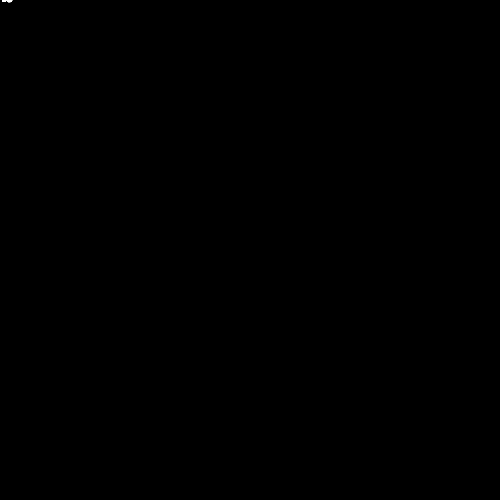
Frame 1 (no input)
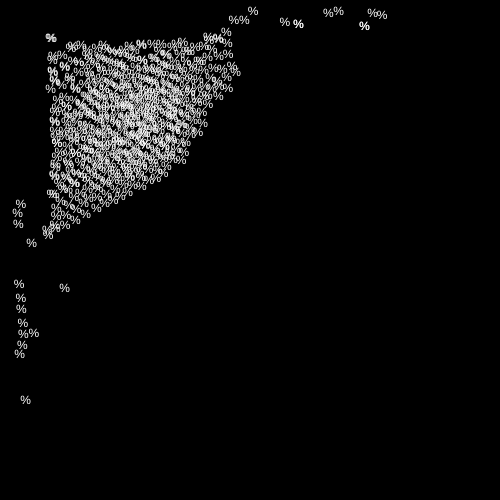
Frame 60 (no input)
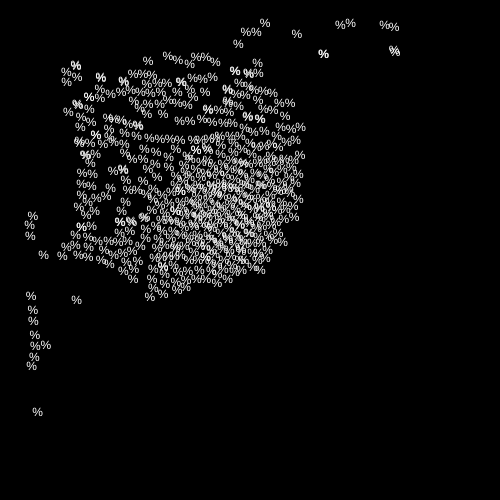
Frame 120 (the mouse pressed at the canvas centre since frame 60)

The p5.js sketch that drew these frames (run headless with seeded random() and noise() and a simulated clock; from frame 60 on, the mouse is pressed at the canvas centre):

// p5.js sketch
// ── sketch.js
// https://editor.p5js.org/jht9629-nyu/sketches/16fjJQcFt
// matt-parker-09_19-Herd
// https://github.com/madparker/-p5t/blob/main/%23p5t/ArtSketch/09_19_2020/Herd/Herd.pde
// #p5t/ArtSketch/09_19_2020/Herd/Herd.pde

class P {
  constructor() {
    this.x = 0;
    this.y = 0;
    this.u = 0;
    this.s = 0;
  }

  d() {
    this.s = this.u = 0.2;
    for (const o of p)
      if (dist(o.x, o.y, this.x, this.y) < 9) {
        this.s += (this.x - o.x) / 4;
        this.u += (this.y - o.y) / 4;
      }
    this.x += this.s < 0.1 ? random(2) : this.s;
    this.y += this.u < 0.1 ? random(2) : this.u;
    this.x %= c;
    this.y %= c;
    text('%', this.x, this.y);
  }
}

let i = 0,
  c = 500;
let p = new Array(c);

function setup() {
  createCanvas(500, 500); // frame.setSize(500, 500) in draw()
  fill(255); // Processing's default fill; p5 draws text black until fill() is called
}

function draw() {
  while (i < c) p[i++] = new P();
  background(0); // clear()
  for (const o of p) o.d();
}
//#p5t

// ---- Original Processing source: #p5t/ArtSketch/09_19_2020/Herd/Herd.pde
/*
class P{float x,y,u,s;void d(){s=u=.2;for(P o:p)if(dist(o.x,o.y,x,y)<9){s+=(x-o.x)/4;u+=(y-o.y)/4;}x+=s<.1?random(2):s;y+=u<.1?random(2):u;x%=c;y%=c;text("%",x,y);}};int i,c=500;P[] p=new P[c];void draw(){frame.setSize(c,c);while(i<c)p[i++]=new P();clear();for(P o:p)o.d();}//#p5t
*/
